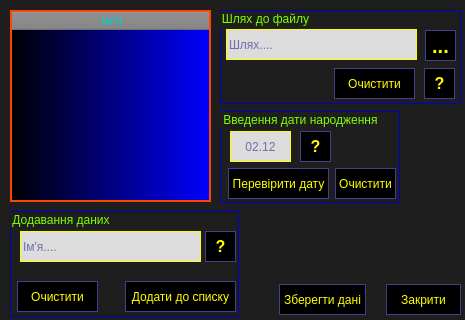
<?xml version="1.0" encoding="UTF-8"?>
<ui version="4.0">
 <class>MainWindow</class>
 <widget class="QMainWindow" name="MainWindow">
  <property name="windowModality">
   <enum>Qt::NonModal</enum>
  </property>
  <property name="geometry">
   <rect>
    <x>0</x>
    <y>0</y>
    <width>465</width>
    <height>320</height>
   </rect>
  </property>
  <property name="sizePolicy">
   <sizepolicy hsizetype="Fixed" vsizetype="Fixed">
    <horstretch>0</horstretch>
    <verstretch>0</verstretch>
   </sizepolicy>
  </property>
  <property name="cursor">
   <cursorShape>ArrowCursor</cursorShape>
  </property>
  <property name="contextMenuPolicy">
   <enum>Qt::DefaultContextMenu</enum>
  </property>
  <property name="windowTitle">
   <string>Create data</string>
  </property>
  <property name="windowIcon">
   <iconset>
    <normaloff>../Icons for app Birthday reminder/create.ico</normaloff>../Icons for app Birthday reminder/create.ico</iconset>
  </property>
  <property name="styleSheet">
   <string notr="true">QWidget{
	background-color: #1E1E1E;
}
QPushButton{
	background-color: black;
	color: yellow;
	border: 1px solid #483D8B;
}
QPushButton:hover{
	border: 2px dashed #00FA9A;
	color: #00FA9A;
}
QPushButton:pressed{
	background-color: #2F4F4F;
	color: #FF0000;
	border: 1px dashed #000080;
}
QPushButton:disabled{
	background-color: black;
	color: #800000;
	border: none;
}
QLineEdit{
	background-color: #DCDCDC;
	color: 	#000080;
	border: 1px solid yellow; 
}
QLineEdit:focus{
	border: 3px dashed #800000;
}
QLabel{
	color: #FF4500;
}
QGroupBox{
	backgrond-color: #696969;
	color: #7FFF00;
	border: 1px solid #0000CD;
}
QRadioButton{
	color: #FF4500;
}
QRadioButton:hover{
	color: #00FF00;
}
QTableWidget {
    background-color: qlineargradient(spread:pad, x1:0, y1:0, x2:1, y2:0, stop:0 black, stop:1 blue);
	border: 2px solid #FF4500;
	color: yellow;
}
QTableWidget::item {
    border: 5px solid rgba(68, 119, 170, 150);
    background-color:rgba(68, 119, 170, 125);
}

QHeaderView, QHeaderView::section {
    background-color: rgba(128, 128, 128, 128);
	color: #00CED1;
}
QTableWidget::item:hover {
    border: 2px dashed #00FA9A;
	color: #00FA9A;
}</string>
  </property>
  <property name="inputMethodHints">
   <set>Qt::ImhNone</set>
  </property>
  <property name="toolButtonStyle">
   <enum>Qt::ToolButtonIconOnly</enum>
  </property>
  <property name="dockOptions">
   <set>QMainWindow::AllowTabbedDocks|QMainWindow::AnimatedDocks</set>
  </property>
  <property name="unifiedTitleAndToolBarOnMac">
   <bool>false</bool>
  </property>
  <widget class="QWidget" name="centralwidget">
   <widget class="QGroupBox" name="groupBox">
    <property name="geometry">
     <rect>
      <x>220</x>
      <y>10</y>
      <width>241</width>
      <height>94</height>
     </rect>
    </property>
    <property name="title">
     <string>Шлях до файлу</string>
    </property>
    <widget class="QLineEdit" name="line_path">
     <property name="geometry">
      <rect>
       <x>6</x>
       <y>19</y>
       <width>191</width>
       <height>31</height>
      </rect>
     </property>
     <property name="placeholderText">
      <string>Шлях....</string>
     </property>
    </widget>
    <widget class="QPushButton" name="pushButton_clear_path">
     <property name="geometry">
      <rect>
       <x>114</x>
       <y>58</y>
       <width>81</width>
       <height>31</height>
      </rect>
     </property>
     <property name="text">
      <string>Очистити</string>
     </property>
    </widget>
    <widget class="QPushButton" name="pushButton_path_dir">
     <property name="geometry">
      <rect>
       <x>205</x>
       <y>20</y>
       <width>31</width>
       <height>31</height>
      </rect>
     </property>
     <property name="font">
      <font>
       <pointsize>15</pointsize>
       <weight>75</weight>
       <bold>true</bold>
      </font>
     </property>
     <property name="text">
      <string>...</string>
     </property>
    </widget>
    <widget class="QPushButton" name="pushButton_FAQ_path">
     <property name="geometry">
      <rect>
       <x>204</x>
       <y>58</y>
       <width>31</width>
       <height>31</height>
      </rect>
     </property>
     <property name="font">
      <font>
       <pointsize>12</pointsize>
       <weight>75</weight>
       <bold>true</bold>
      </font>
     </property>
     <property name="text">
      <string>?</string>
     </property>
    </widget>
   </widget>
   <widget class="QGroupBox" name="groupBox_2">
    <property name="geometry">
     <rect>
      <x>220</x>
      <y>111</y>
      <width>180</width>
      <height>92</height>
     </rect>
    </property>
    <property name="title">
     <string>Введення дати народження</string>
    </property>
    <widget class="QLineEdit" name="line_date">
     <property name="geometry">
      <rect>
       <x>10</x>
       <y>20</y>
       <width>61</width>
       <height>31</height>
      </rect>
     </property>
     <property name="maxLength">
      <number>5</number>
     </property>
     <property name="alignment">
      <set>Qt::AlignCenter</set>
     </property>
     <property name="placeholderText">
      <string>02.12</string>
     </property>
    </widget>
    <widget class="QPushButton" name="pushButton_FAQ_date">
     <property name="geometry">
      <rect>
       <x>80</x>
       <y>20</y>
       <width>31</width>
       <height>31</height>
      </rect>
     </property>
     <property name="font">
      <font>
       <pointsize>12</pointsize>
       <weight>75</weight>
       <bold>true</bold>
      </font>
     </property>
     <property name="text">
      <string>?</string>
     </property>
    </widget>
    <widget class="QPushButton" name="pushButton_proverk_date">
     <property name="geometry">
      <rect>
       <x>8</x>
       <y>57</y>
       <width>101</width>
       <height>31</height>
      </rect>
     </property>
     <property name="text">
      <string>Перевірити дату</string>
     </property>
    </widget>
    <widget class="QPushButton" name="pushButton_clear_date">
     <property name="geometry">
      <rect>
       <x>115</x>
       <y>57</y>
       <width>61</width>
       <height>31</height>
      </rect>
     </property>
     <property name="text">
      <string>Очистити</string>
     </property>
    </widget>
   </widget>
   <widget class="QGroupBox" name="groupBox_3">
    <property name="geometry">
     <rect>
      <x>10</x>
      <y>211</y>
      <width>229</width>
      <height>106</height>
     </rect>
    </property>
    <property name="title">
     <string>Додавання даних</string>
    </property>
    <widget class="QLineEdit" name="line_name">
     <property name="geometry">
      <rect>
       <x>10</x>
       <y>20</y>
       <width>181</width>
       <height>31</height>
      </rect>
     </property>
     <property name="placeholderText">
      <string>Ім'я....</string>
     </property>
    </widget>
    <widget class="QPushButton" name="pushButton_FAQ_name">
     <property name="geometry">
      <rect>
       <x>195</x>
       <y>20</y>
       <width>31</width>
       <height>31</height>
      </rect>
     </property>
     <property name="font">
      <font>
       <pointsize>12</pointsize>
       <weight>75</weight>
       <bold>true</bold>
      </font>
     </property>
     <property name="text">
      <string>?</string>
     </property>
    </widget>
    <widget class="QPushButton" name="pushButton_clear_name">
     <property name="geometry">
      <rect>
       <x>7</x>
       <y>70</y>
       <width>81</width>
       <height>31</height>
      </rect>
     </property>
     <property name="text">
      <string>Очистити</string>
     </property>
    </widget>
    <widget class="QPushButton" name="pushButton_add_in_list">
     <property name="geometry">
      <rect>
       <x>115</x>
       <y>70</y>
       <width>111</width>
       <height>31</height>
      </rect>
     </property>
     <property name="text">
      <string>Додати до списку</string>
     </property>
    </widget>
   </widget>
   <widget class="QPushButton" name="pushButton_exit">
    <property name="geometry">
     <rect>
      <x>386</x>
      <y>284</y>
      <width>75</width>
      <height>31</height>
     </rect>
    </property>
    <property name="text">
     <string>Закрити</string>
    </property>
   </widget>
   <widget class="QTableWidget" name="tableWidget">
    <property name="geometry">
     <rect>
      <x>10</x>
      <y>10</y>
      <width>201</width>
      <height>192</height>
     </rect>
    </property>
    <property name="midLineWidth">
     <number>1</number>
    </property>
    <property name="sortingEnabled">
     <bool>true</bool>
    </property>
    <property name="columnCount">
     <number>1</number>
    </property>
    <attribute name="horizontalHeaderDefaultSectionSize">
     <number>200</number>
    </attribute>
    <attribute name="horizontalHeaderShowSortIndicator" stdset="0">
     <bool>true</bool>
    </attribute>
    <attribute name="verticalHeaderVisible">
     <bool>false</bool>
    </attribute>
    <attribute name="verticalHeaderDefaultSectionSize">
     <number>40</number>
    </attribute>
    <attribute name="verticalHeaderHighlightSections">
     <bool>false</bool>
    </attribute>
    <column>
     <property name="text">
      <string>Ім'я</string>
     </property>
    </column>
   </widget>
   <widget class="QPushButton" name="pushButton_add_in_dict">
    <property name="geometry">
     <rect>
      <x>279</x>
      <y>284</y>
      <width>87</width>
      <height>31</height>
     </rect>
    </property>
    <property name="text">
     <string>Зберегти дані</string>
    </property>
   </widget>
   <widget class="QLabel" name="label_info_add_in_file">
    <property name="geometry">
     <rect>
      <x>245</x>
      <y>220</y>
      <width>152</width>
      <height>51</height>
     </rect>
    </property>
    <property name="font">
     <font>
      <pointsize>9</pointsize>
     </font>
    </property>
    <property name="styleSheet">
     <string notr="true">color: #00FA9A;</string>
    </property>
    <property name="text">
     <string/>
    </property>
    <property name="wordWrap">
     <bool>true</bool>
    </property>
   </widget>
  </widget>
 </widget>
 <resources/>
 <connections>
  <connection>
   <sender>pushButton_clear_path</sender>
   <signal>clicked()</signal>
   <receiver>line_path</receiver>
   <slot>clear()</slot>
   <hints>
    <hint type="sourcelabel">
     <x>514</x>
     <y>85</y>
    </hint>
    <hint type="destinationlabel">
     <x>384</x>
     <y>43</y>
    </hint>
   </hints>
  </connection>
  <connection>
   <sender>pushButton_clear_name</sender>
   <signal>clicked()</signal>
   <receiver>line_name</receiver>
   <slot>clear()</slot>
   <hints>
    <hint type="sourcelabel">
     <x>348</x>
     <y>369</y>
    </hint>
    <hint type="destinationlabel">
     <x>353</x>
     <y>313</y>
    </hint>
   </hints>
  </connection>
 </connections>
</ui>
